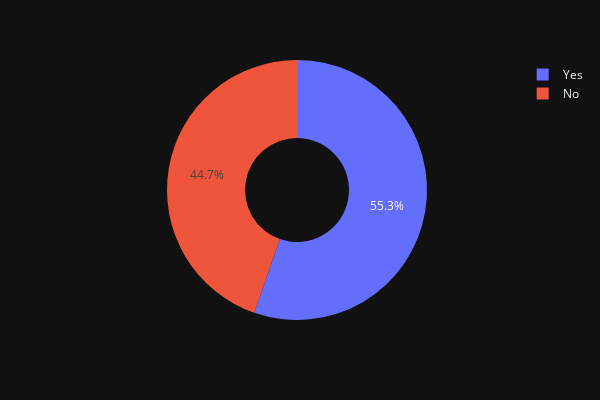

Source (notebook cell):
### Markdown cell above
### Analysis of the target column - HeartDisease

### Code cell
#counts in HeartDisease
#[1:Heart disease, 0:normal] 
fig = px.pie(data,names='HeartDisease',
            hole = 0.4,template='plotly_dark',
            width=600,height=400)
fig.show()

### Figure 1 — Plotly figure (JSON) as saved in the notebook; plotly's stock layout.template omitted (floating-point values rounded to 4 significant figures; data arrays with more than 128 entries replaced by an {"elided": "..."} marker saying what was removed)
{"data": [{"domain": {"x": [0, 1], "y": [0, 1]}, "hole": 0.4, "hovertemplate": "HeartDisease=%{label}<extra></extra>", "labels": {"elided": "918 str values"}, "legendgroup": "", "name": "", "showlegend": true, "type": "pie"}], "layout": {"height": 400, "legend": {"tracegroupgap": 0}, "margin": {"t": 60}, "width": 600}}
